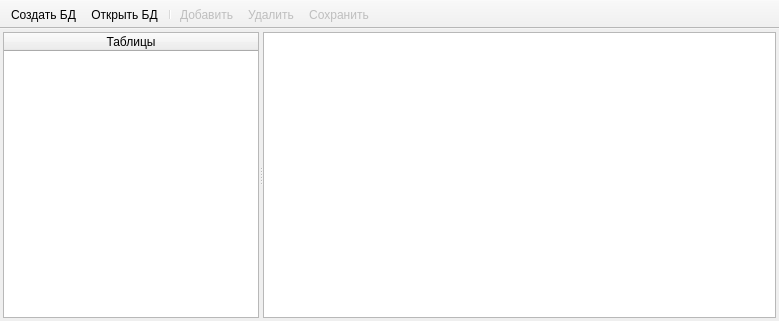
<?xml version="1.0" encoding="UTF-8"?>
<ui version="4.0">
 <class>MainWindow</class>
 <widget class="QMainWindow" name="MainWindow">
  <property name="geometry">
   <rect>
    <x>0</x>
    <y>0</y>
    <width>779</width>
    <height>321</height>
   </rect>
  </property>
  <property name="windowTitle">
   <string>Редактирование простой БД</string>
  </property>
  <widget class="QWidget" name="centralwidget">
   <layout class="QGridLayout" name="gridLayout">
    <property name="leftMargin">
     <number>3</number>
    </property>
    <property name="topMargin">
     <number>3</number>
    </property>
    <property name="rightMargin">
     <number>3</number>
    </property>
    <property name="bottomMargin">
     <number>3</number>
    </property>
    <item row="0" column="0">
     <widget class="QSplitter" name="splitter">
      <property name="orientation">
       <enum>Qt::Horizontal</enum>
      </property>
      <widget class="QTableWidget" name="tableWidget">
       <property name="sizePolicy">
        <sizepolicy hsizetype="Expanding" vsizetype="Expanding">
         <horstretch>0</horstretch>
         <verstretch>0</verstretch>
        </sizepolicy>
       </property>
       <attribute name="horizontalHeaderStretchLastSection">
        <bool>true</bool>
       </attribute>
       <column>
        <property name="text">
         <string>Таблицы</string>
        </property>
       </column>
      </widget>
      <widget class="QStackedWidget" name="stackedWidget">
       <property name="sizePolicy">
        <sizepolicy hsizetype="Preferred" vsizetype="Preferred">
         <horstretch>1</horstretch>
         <verstretch>0</verstretch>
        </sizepolicy>
       </property>
       <property name="currentIndex">
        <number>0</number>
       </property>
       <widget class="QWidget" name="page">
        <layout class="QGridLayout" name="gridLayout_2">
         <property name="leftMargin">
          <number>0</number>
         </property>
         <property name="topMargin">
          <number>0</number>
         </property>
         <property name="rightMargin">
          <number>0</number>
         </property>
         <property name="bottomMargin">
          <number>0</number>
         </property>
         <item row="0" column="0">
          <widget class="QTableWidget" name="twSimple">
           <property name="sizePolicy">
            <sizepolicy hsizetype="Expanding" vsizetype="Expanding">
             <horstretch>1</horstretch>
             <verstretch>0</verstretch>
            </sizepolicy>
           </property>
          </widget>
         </item>
        </layout>
       </widget>
       <widget class="QWidget" name="page_2">
        <layout class="QGridLayout" name="gridLayout_3">
         <property name="leftMargin">
          <number>0</number>
         </property>
         <property name="topMargin">
          <number>0</number>
         </property>
         <property name="rightMargin">
          <number>0</number>
         </property>
         <property name="bottomMargin">
          <number>0</number>
         </property>
         <item row="1" column="2">
          <widget class="QToolButton" name="tbtnRemoveFrom">
           <property name="text">
            <string>...</string>
           </property>
           <property name="icon">
            <iconset resource="icons.qrc">
             <normaloff>:/icons/icons/arrow_right.png</normaloff>:/icons/icons/arrow_right.png</iconset>
           </property>
           <property name="iconSize">
            <size>
             <width>32</width>
             <height>32</height>
            </size>
           </property>
          </widget>
         </item>
         <item row="3" column="2">
          <spacer name="verticalSpacer">
           <property name="orientation">
            <enum>Qt::Vertical</enum>
           </property>
           <property name="sizeHint" stdset="0">
            <size>
             <width>20</width>
             <height>40</height>
            </size>
           </property>
          </spacer>
         </item>
         <item row="2" column="2">
          <widget class="QToolButton" name="tbtnAddTo">
           <property name="text">
            <string>...</string>
           </property>
           <property name="icon">
            <iconset resource="icons.qrc">
             <normaloff>:/icons/icons/arrow_left.png</normaloff>:/icons/icons/arrow_left.png</iconset>
           </property>
           <property name="iconSize">
            <size>
             <width>32</width>
             <height>32</height>
            </size>
           </property>
          </widget>
         </item>
         <item row="0" column="2">
          <spacer name="verticalSpacer_2">
           <property name="orientation">
            <enum>Qt::Vertical</enum>
           </property>
           <property name="sizeHint" stdset="0">
            <size>
             <width>20</width>
             <height>40</height>
            </size>
           </property>
          </spacer>
         </item>
         <item row="0" column="1" rowspan="4">
          <widget class="QTableWidget" name="twListInMain"/>
         </item>
         <item row="0" column="0" rowspan="4">
          <widget class="QTableWidget" name="twMain"/>
         </item>
         <item row="0" column="3" rowspan="4">
          <widget class="QTableWidget" name="twAll"/>
         </item>
        </layout>
       </widget>
      </widget>
     </widget>
    </item>
   </layout>
  </widget>
  <widget class="QToolBar" name="toolBar">
   <property name="windowTitle">
    <string>toolBar</string>
   </property>
   <property name="movable">
    <bool>false</bool>
   </property>
   <property name="iconSize">
    <size>
     <width>32</width>
     <height>32</height>
    </size>
   </property>
   <attribute name="toolBarArea">
    <enum>TopToolBarArea</enum>
   </attribute>
   <attribute name="toolBarBreak">
    <bool>false</bool>
   </attribute>
   <addaction name="actionCreateDB"/>
   <addaction name="actionOpenDB"/>
   <addaction name="separator"/>
   <addaction name="actionAdd"/>
   <addaction name="actionDelete"/>
   <addaction name="actionSave"/>
  </widget>
  <action name="actionCreateDB">
   <property name="icon">
    <iconset resource="icons.qrc">
     <normaloff>:/icons/icons/add_db.png</normaloff>:/icons/icons/add_db.png</iconset>
   </property>
   <property name="text">
    <string>Создать БД</string>
   </property>
   <property name="toolTip">
    <string>Создать БД</string>
   </property>
  </action>
  <action name="actionOpenDB">
   <property name="icon">
    <iconset resource="icons.qrc">
     <normaloff>:/icons/icons/open_db.png</normaloff>:/icons/icons/open_db.png</iconset>
   </property>
   <property name="text">
    <string>Открыть БД</string>
   </property>
   <property name="toolTip">
    <string>Открыть БД</string>
   </property>
  </action>
  <action name="actionAdd">
   <property name="enabled">
    <bool>false</bool>
   </property>
   <property name="icon">
    <iconset resource="icons.qrc">
     <normaloff>:/icons/icons/add.png</normaloff>:/icons/icons/add.png</iconset>
   </property>
   <property name="text">
    <string>Добавить</string>
   </property>
   <property name="toolTip">
    <string>Добавить</string>
   </property>
  </action>
  <action name="actionDelete">
   <property name="enabled">
    <bool>false</bool>
   </property>
   <property name="icon">
    <iconset resource="icons.qrc">
     <normaloff>:/icons/icons/delete.png</normaloff>:/icons/icons/delete.png</iconset>
   </property>
   <property name="text">
    <string>Удалить</string>
   </property>
   <property name="toolTip">
    <string>Удалить</string>
   </property>
  </action>
  <action name="actionEdit">
   <property name="enabled">
    <bool>false</bool>
   </property>
   <property name="icon">
    <iconset resource="icons.qrc">
     <normaloff>:/icons/icons/edit.png</normaloff>:/icons/icons/edit.png</iconset>
   </property>
   <property name="text">
    <string>Редактировать</string>
   </property>
   <property name="toolTip">
    <string>Редактировать</string>
   </property>
  </action>
  <action name="actionSave">
   <property name="enabled">
    <bool>false</bool>
   </property>
   <property name="icon">
    <iconset resource="icons.qrc">
     <normaloff>:/icons/icons/save.png</normaloff>:/icons/icons/save.png</iconset>
   </property>
   <property name="text">
    <string>Сохранить</string>
   </property>
   <property name="toolTip">
    <string>Сохранить</string>
   </property>
  </action>
 </widget>
 <resources>
  <include location="icons.qrc"/>
 </resources>
 <connections/>
</ui>
